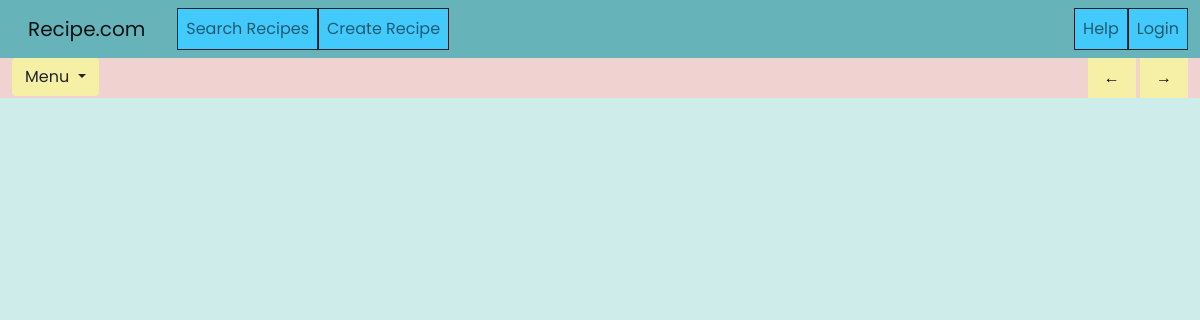
Before: /meal/10 with the older database file.
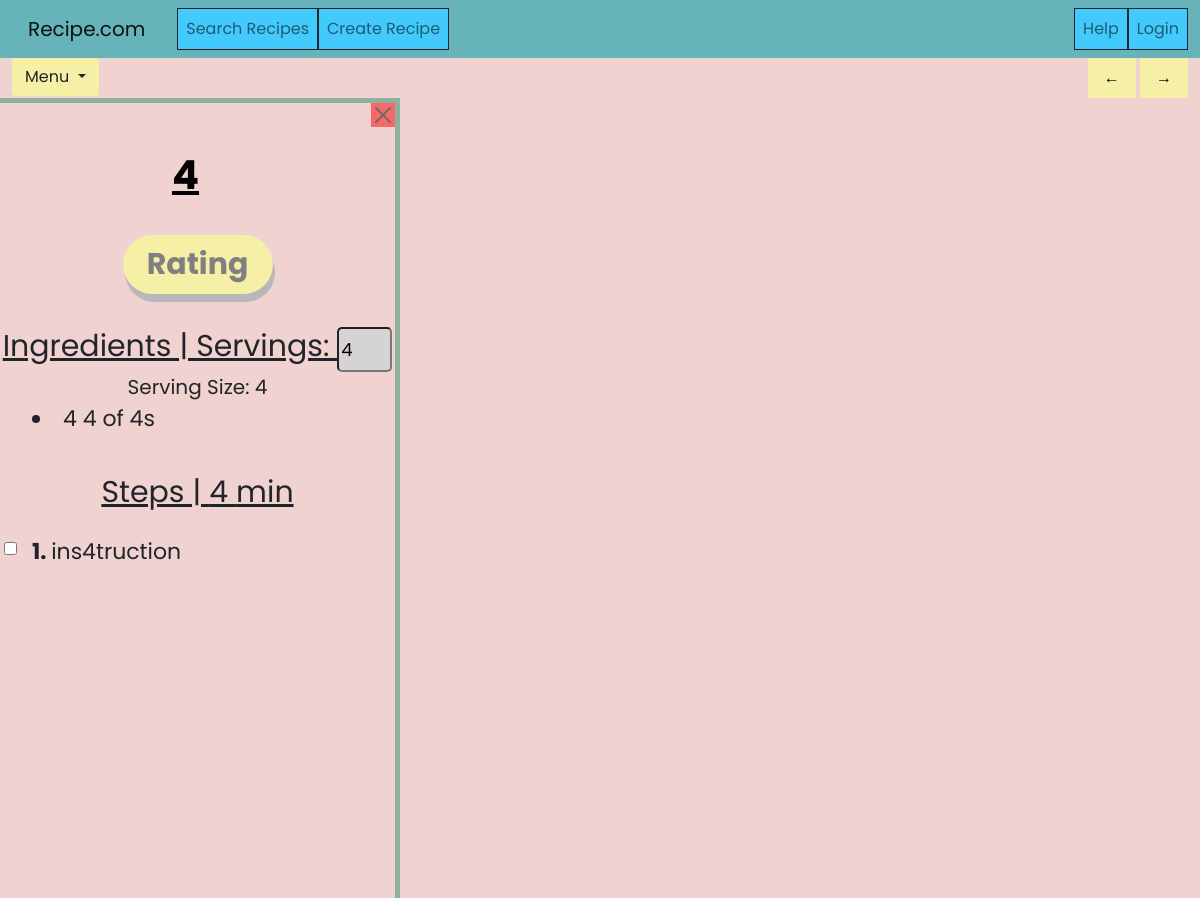
After: the same page with the newer database file.
### recipe/models.py (models this page shows, shortened)
class Recipe(models.Model):
    class Classifications(models.TextChoices):
        DESSERT = 'de'
        ENTREE = 'en'
        SIDE = 'si'
        APPETIZER = 'ap'
        DRINK ='dr'
    name = models.CharField(max_length=50)
    description = models.CharField(max_length=250)
    cookingTime = models.IntegerField()
    image = models.ImageField()
    classification = models.CharField(max_length=2,choices=Classifications.choices,default=Classifications.ENTREE)
    servings = models.IntegerField()
    servingSize = models.CharField(max_length=50)
    author = models.ForeignKey(User,on_delete=CASCADE)
    private = models.BooleanField(default=False)
    ingredients = models.JSONField(default=dict)
    steps = models.JSONField(default=get_list)
    @property
    def rating(self):
        ratings = Rating.objects.filter(recipe_id=self.id)
        if len(ratings)==0:
            return 0
        totalvalue = 0
        for rate in ratings:
            totalvalue += rate.value
        return totalvalue/len(ratings)
    def ingredientsAsText(self,multiplier):
        return Recipe.ingredientsToText(self.ingredients,multiplier)
    @staticmethod
    def ingredientsToText(ingredients,multiplier):
        ingTextList=[]
        for name in ingredients.keys():
            ing = ingredients[name]
            unit,quantity = ing['unit'],ing['quantity']*multiplier
            if (quantity % 1 == 0):
                quantity = int(quantity)
            if unit in ['count','cnt']:
                if quantity == 1:
                    ingTextList.append("{} {}".format(quantity,name.capitalize()))
                else:
                    ingTextList.append("{} {}".format(quantity,pluralize(name).capitalize()))
            else:
                ingTextList.append("{} {} of {}".format(quantity,unit,pluralize(name).capitalize()))
        return ingTextList

### recipe/views.py (the view)
# urls.py: path("meal/<str:ids>",views.meal,name='meal'),
@csrf_exempt
def meal(request,ids):
    if request.method == "POST":
        idsList = [int(i) for i in ids.split(",")]
        recipes = Recipe.objects.filter(id__in=idsList)
        name = request.POST.get("name")
        m = Meal.objects.create(name=name,author=request.user)
        for recipe in recipes:
            m.recipes.add(recipe)
        m.save()
    else:
        idsList = ids.split(",")
        recipes = list(Recipe.objects.filter(id__in=idsList))
    return render(request,'recipe/meal.html',context={'ids':ids, 'recipes' :recipes})

### recipe/models.py (called while the page is built)
def pluralize(noun):
    if re.search('[sxz]$', noun):
         return re.sub('$', 'es', noun)
    elif re.search('[^aeioudgkprt]h$', noun):
        return re.sub('$', 'es', noun)
    elif re.search('[aeiou]y$', noun):
        return re.sub('y$', 'ies', noun)
    else:
        return noun + 's'

### recipe/templatetags/app_filters.py (called while the page is built)
@register.filter(name="get_right_ingredients")
def get_right_ingredients(obj, multiplier):
    return obj.ingredientsAsText(multiplier)

@register.filter(name="get_rating")
def get_rating(user, id):
    if user.is_authenticated:
        r = Rating.objects.filter(author=user,recipe__id=id).first()
        if r:
            return r.value
    return 0

### recipe/templates/recipe/meal.html (shortened to what this page needs)
{% extends 'recipe/base.html' %}
{% load static %}
{% load app_filters %}
{% block content %}
{% block style %}
    <link rel="stylesheet" type="text/css" href="{% static 'recipe/css/recipe.css' %}" />
{% endblock style %}
<div class="row">
	<div class="dropdown">
		{% include 'recipe/partials/mealDropdown.html' %}
		<div id= "rec-overflow">
			<a href="#" id="previousPage" class="previous">&#8592;</a>
			<a href="#" id="nextPage" class="next">&#8594;</a>
		</div>
	</div>
	{% for recipe in recipes %}
		<div class="col-lg-4 col-md-6 col-sm-12 scroll p-0 box1" id= "box-{{recipe.id}}">
			<button type="button" class="btn-close exit" id="close-{{recipe.id}}" onClick="closeRecipe(this)"></button>
			<h1><a href="{% url 'recipe' recipe.id %}" class="title">{{recipe.name}} </a></h1>
			<div class= "mx-auto text-center">
				<button type="button" class="btn rating"  data-bs-toggle="modal" data-bs-target="#exampleModal-{{recipe.id}}">
					Rating
				</button>
			</div>
			<div class="ingredients text-decoration-underline">
				Ingredients | Servings: <input id="servings-{{recipe.id}}" class="servings" type="number" value="{{recipe.servings}}" placeholder="{{recipe.servings}}" min=0>
			</div>
			<div class= "servSize">
				Serving Size: {{recipe.servingSize}}
			</div>
		<div class="ordered-ing"id="inglist-{{recipe.id}}">
			<ul type="disc">
				{% for ingredient in recipe|get_right_ingredients:1 %}
					<li> {{ingredient}} </li>
				{% endfor %}
			</ul>
		</div>
		<div class="steps text-decoration-underline">
			Steps | {{recipe.cookingTime}} min
		</div>
		<ol class="ordered-sps">
			{% for step in recipe.steps %}
				<li>
					<input type= "checkbox" onclick="$(this).parent().toggleClass('text-decoration-line-through')">
					<span>{{step}}</span>
				</li>
			{% endfor %}
		</ol>
	</div>
{% endfor %}
</div>
 {% endblock content %}

### recipe/templates/recipe/base.html (shortened to what this page needs)
{% load static %}
{% load app_filters %}
<html>
<head>
    <link href="https://cdn.jsdelivr.net/npm/bootstrap@5.1.0/dist/css/bootstrap.min.css" rel="stylesheet">
    <link rel="stylesheet" type="text/css" href="{% static 'recipe/css/base.css' %}" />
    <link rel="stylesheet" href="{% static 'recipe/css/StarRating.css' %}">
    <link rel="stylesheet" href="//code.ionicframework.com/ionicons/2.0.1/css/ionicons.min.css">
    {% block style %}{% endblock style %}
</head>
<body>
    {% include 'recipe/navbar.html' %}
    <main class="container-fluid w-100 h-100">
        {% block content %}{% endblock content %}
    </main>
</body>
</html>

### recipe/templates/recipe/navbar.html (shortened to what this page needs)
<nav class="navbar fixed-top navbar-expand-sm navbar-light text-center color2" height="60px">
    <div class="container-fluid">
        <a class="navbar-brand" href="{% url 'index' %}">Recipe.com</a>
        <div class="collapse navbar-collapse" id="navbarSupportedContent">
            <ul class="navbar-nav me-auto">
                <li class="nav-item border border-dark color1">
                    <a class="nav-link" href="{% url 'search-recipes' %}">Search Recipes</a>
                </li>
                <li class="nav-item border border-dark color1">
                    <a class="nav-link" href="{% url 'create-recipe' %}">Create Recipe</a>
                </li>
            </ul>
            <ul class="navbar-nav ms-auto">
                <li class="nav-item border border-dark color1">
                    <a class="nav-link" href="{% url 'help' %}">Help</a>
                </li>
                <li class="nav-item border border-dark color1">
                    {% if user.is_authenticated %}
                        <a class="nav-link" href="{% url 'logout' %}">Logout {{ user.username}}</a>
                    {% else %}
                        <a class="nav-link" href="{% url 'login' %}">Login</a>
                    {% endif %}
                </li>
            </ul>
        </div>
    </div>
</nav>

### recipe/templates/recipe/partials/mealDropdown.html (shortened to what this page needs)
<button class="btn menu dropdown-toggle" type="button" id="dropdownMenuButton1" data-bs-toggle="dropdown" aria-expanded="false">
    Menu
</button>

### recipe/templates/recipe/rating.html (shortened to what this page needs)
{% load app_filters %}

### recipe/static/recipe/css/base.css (style rules this page uses)
html,body { height:100%; font-family: 'Poppins', sans-serif; }
main { margin-top:58px; }
.color1 { background-color:#42CAFD; }
.color2 { background-color:#66B3BA; }

### recipe/static/recipe/css/recipe.css (style rules this page uses)
::placeholder { color: white; }
body { font-family: 'Poppins', sans-serif; }
body { background-color: #cdecea; }

Changed rows visible on the page:
added Recipe: name "4", servings "4", servingSize "4", recipe "4 4 of 4s", cookingTime "4", steps "ins4truction"
